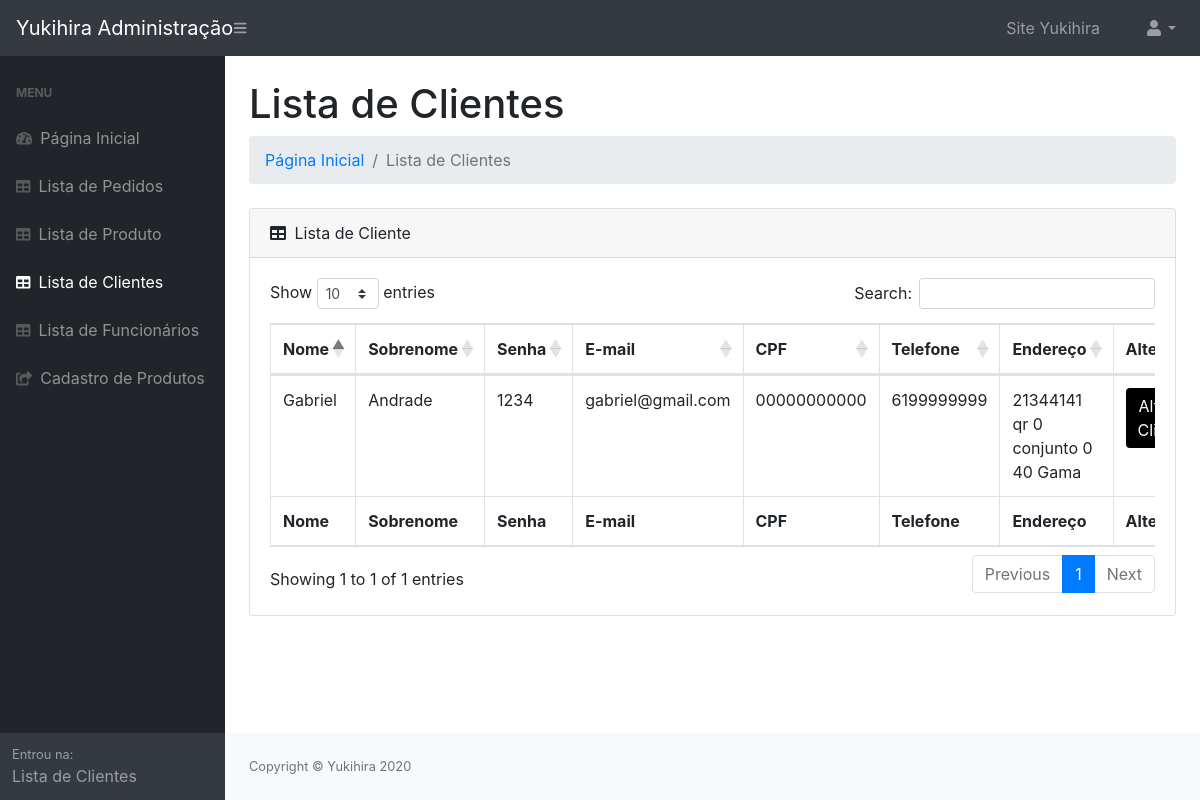
The app's page /usuario/lista_cliente.php with its own data.
### tables this page shows
CREATE TABLE `cliente` (
  `idcliente` int(11) NOT NULL,
  `nome_cliente` varchar(45) NOT NULL,
  `sobrenome_cliente` varchar(45) NOT NULL,
  `email_cliente` varchar(45) NOT NULL,
  `senha_cliente` varchar(45) NOT NULL,
  `cpf_cliente` varchar(45) NOT NULL,
  `telefone_cliente` varchar(45) NOT NULL,
  `endereco_cliente` varchar(200) NOT NULL
);

### usuario/lista_cliente.php (the view, shortened to what this page needs)
<?php
$nome_usuario = $_SESSION["sessao_nome_usuario"];
include 'conexao.php';
$consulta_cliente = $conexao->query("SELECT * FROM `cliente`");
?>
<!DOCTYPE html>
<html lang="PT-BR">
<head>
    <link href="css/styles.css" rel="stylesheet" />
    <link href="https://cdn.datatables.net/1.10.20/css/dataTables.bootstrap4.min.css" rel="stylesheet" />
</head>
<body class="sb-nav-fixed">
    <nav class="sb-topnav navbar navbar-expand navbar-dark bg-dark">
        <a class="navbar-brand" href="administracao.php">Yukihira Administração</a>
        <button class="btn btn-link btn-sm order-1 order-lg-0" id="sidebarToggle" href="#"><i class="fas fa-bars"></i></button>
        <form class="d-none d-md-inline-block form-inline ml-auto mr-0 mr-md-3 my-2 my-md-0">
            <div class="collapse navbar-collapse" id="navbarResponsive">
                <ul class="navbar-nav ml-auto">
                    <li class="nav-item mx-0 mx-lg-1"><a class="nav-link py-3 px-0 px-lg-3" href="../index.php">Site Yukihira</a>
                    </li>
                </ul>
            </div>
        </form>
        <ul class="navbar-nav ml-auto ml-md-0">
            <li class="nav-item dropdown">
                <a class="nav-link dropdown-toggle" id="userDropdown" href="#" role="button" data-toggle="dropdown" aria-haspopup="true" aria-expanded="false"><i class="fas fa-user fa-fw"></i><?php echo $nome_usuario ?></a>
            </li>
        </ul>
    </nav>
    <div id="layoutSidenav">
        <div id="layoutSidenav_nav">
            <nav class="sb-sidenav accordion sb-sidenav-dark" id="sidenavAccordion">
                <div class="sb-sidenav-menu">
                    <div class="nav">
                        <div class="sb-sidenav-menu-heading">Menu</div>
                        <a class="nav-link" href="administracao.php">
                            <div class="sb-nav-link-icon"><i class="fas fa-tachometer-alt"></i></div>
                            Página Inicial
                        </a>
                        <a class="nav-link" href="lista_pedidos.php">
                            <div class="sb-nav-link-icon"><i class="fas fa-table"></i></div>
                            Lista de Pedidos
                        </a>
                        <a class="nav-link" href="lista_produto.php">
                            <div class="sb-nav-link-icon"><i class="fas fa-table"></i></div>
                            Lista de Produto
                        </a>
                        <a class="nav-link" href="lista_cliente.php">
                            <div class="sb-nav-link-icon"><i class="fas fa-table"></i></div>
                            Lista de Clientes
                        </a>
                        <a class="nav-link" href="lista_usuario.php">
                            <div class="sb-nav-link-icon"><i class="fas fa-table"></i></div>
                            Lista de Funcionários
                        </a>
                        <a class="nav-link" href="cadastro_produto.php">
                            <div class="sb-nav-link-icon"><i class="fas fa-share-square"></i></div>
                            Cadastro de Produtos
                        </a>
                    </div>
                </div>
                <div class="sb-sidenav-footer">
                    <div class="small">Entrou na:</div>
                    Lista de Clientes
                </div>
            </nav>
        </div>
        <div id="layoutSidenav_content">
            <main>
                <div class="container-fluid">
                    <h1 class="mt-4">Lista de Clientes</h1>
                    <ol class="breadcrumb mb-4">
                        <li class="breadcrumb-item"><a href="administracao.php">Página Inicial</a></li>
                        <li class="breadcrumb-item active">Lista de Clientes</li>
                    </ol>
                    <div class="card mb-4">
                        <div class="card-header">
                            <i class="fas fa-table mr-1"></i>
                            Lista de Cliente
                        </div>
                        <div class="card-body">
                            <div class="table-responsive">
                                <table class="table table-bordered" id="dataTable" width="100%" cellspacing="0">
                                    <thead>
                                        <tr>
                                            <th>Nome</th>
                                            <th>Sobrenome</th>
                                            <th>Senha</th>
                                            <th>E-mail</th>
                                            <th>CPF</th>
                                            <th>Telefone</th>
                                            <th>Endereço</th>
                                            <th>Alterar</th>
                                        </tr>
                                    </thead>
                                    <tfoot>
                                        <tr>
                                            <th>Nome</th>
                                            <th>Sobrenome</th>
                                            <th>Senha</th>
                                            <th>E-mail</th>
                                            <th>CPF</th>
                                            <th>Telefone</th>
                                            <th>Endereço</th>
                                            <th>Alterar</th>
                                        </tr>
                                    </tfoot>
                                    <tbody>
                                        <?php
                                        while ($lista = $consulta_cliente->fetch(PDO::FETCH_ASSOC)) {
                                        ?>
                                            <tr>
                                                <form action="alterar_cliente.php" method="POST">
                                                    <td><input type="hidden" name="nome_cliente" value="<?php echo $lista["nome_cliente"] ?>"> <?php echo $lista["nome_cliente"] ?> </td>
                                                    <td><input type="hidden" name="sobrenome_cliente" value="<?php echo $lista["sobrenome_cliente"] ?>"> <?php echo $lista["sobrenome_cliente"] ?> </td>
                                                    <td><input type="hidden" name="senha_cliente" value="<?php echo $lista["senha_cliente"] ?>"> <?php echo $lista["senha_cliente"] ?> </td>
                                                    <td><input type="hidden" name="email_cliente" value="<?php echo $lista["email_cliente"] ?>"> <?php echo $lista["email_cliente"] ?> </td>
                                                    <td><input type="hidden" name="cpf_cliente" value="<?php echo $lista["cpf_cliente"] ?>"> <?php echo $lista["cpf_cliente"] ?> </td>
                                                    <td><input type="hidden" name="telefone_cliente" value="<?php echo $lista["telefone_cliente"] ?>"> <?php echo $lista["telefone_cliente"] ?> </td>
                                                    <td><input type="hidden" name="endereco_cliente" value="<?php echo $lista["endereco_cliente"] ?>"> <?php echo $lista["endereco_cliente"] ?> </td>
                                                    <td><button id="botao_pedir" name="idcliente" value="<?php echo $lista["idcliente"] ?>" class="btn btn-primary">Alterar Cliente</button></td>
                                                </form>
                                            </tr>
                                        <?php } ?>
                                    </tbody>
                                </table>
                            </div>
                        </div>
                    </div>
                </div>
            </main>
            <footer class="py-4 bg-light mt-auto">
                <div class="container-fluid">
                    <div class="d-flex align-items-center justify-content-between small">
                        <div class="text-muted">Copyright &copy; Yukihira 2020</div>
                    </div>
                </div>
            </footer>
        </div>
    </div>
</body>
</html>

### usuario/lista_cliente.php (style rules this page uses)
#botao_pedir { background-color: #000; border: none; }

### records on screen
cliente: nome_cliente "Gabriel", sobrenome_cliente "Andrade", senha_cliente "1234", email_cliente "gabriel@gmail.com", cpf_cliente "00000000000", telefone_cliente "6199999999", endereco_cliente "21344141 qr 0 conjunto 0 40 Gama", $lista["idcliente"] 1 (drawn)
